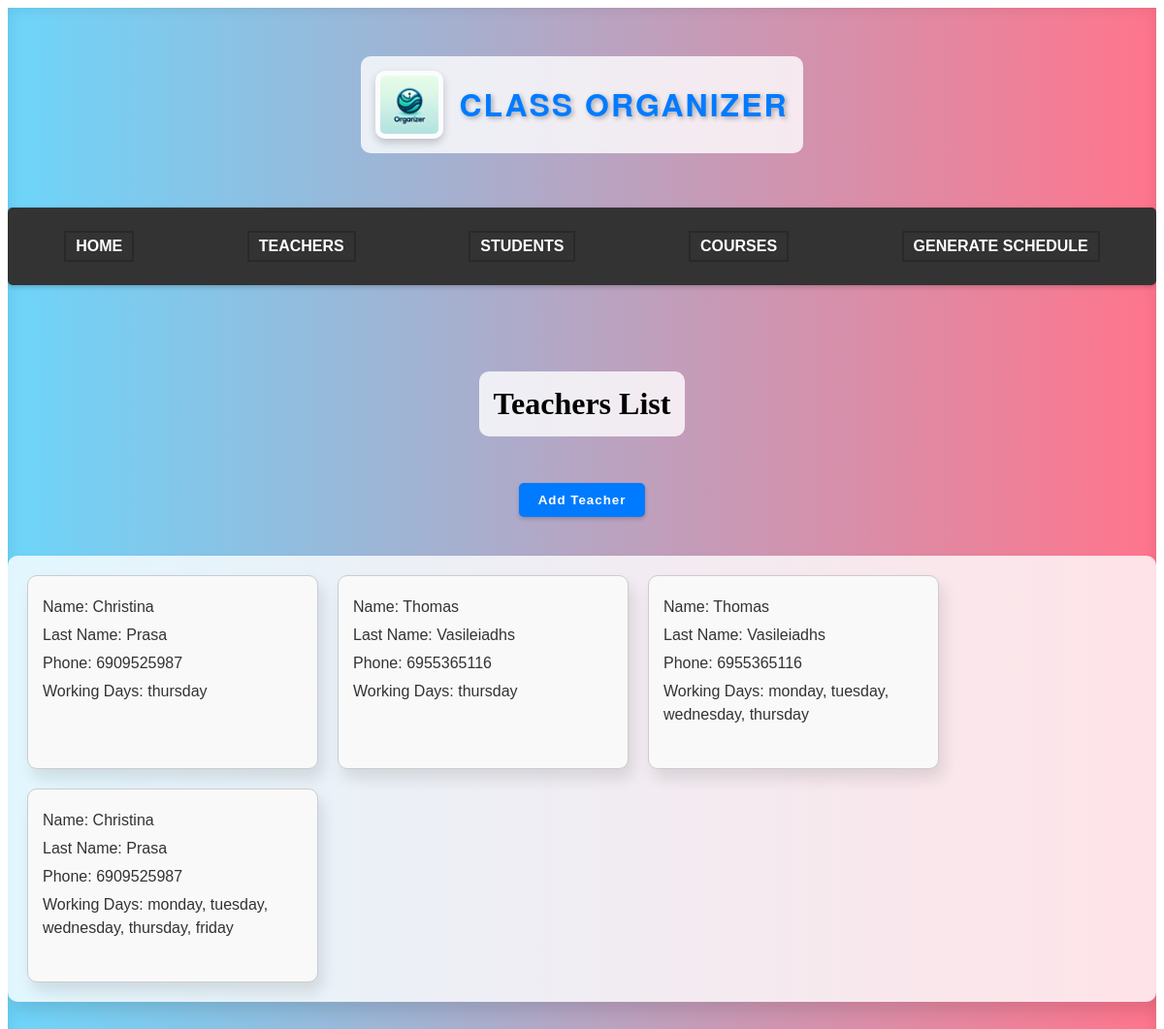
The page /classapp/teacher/ on the database as committed earlier.
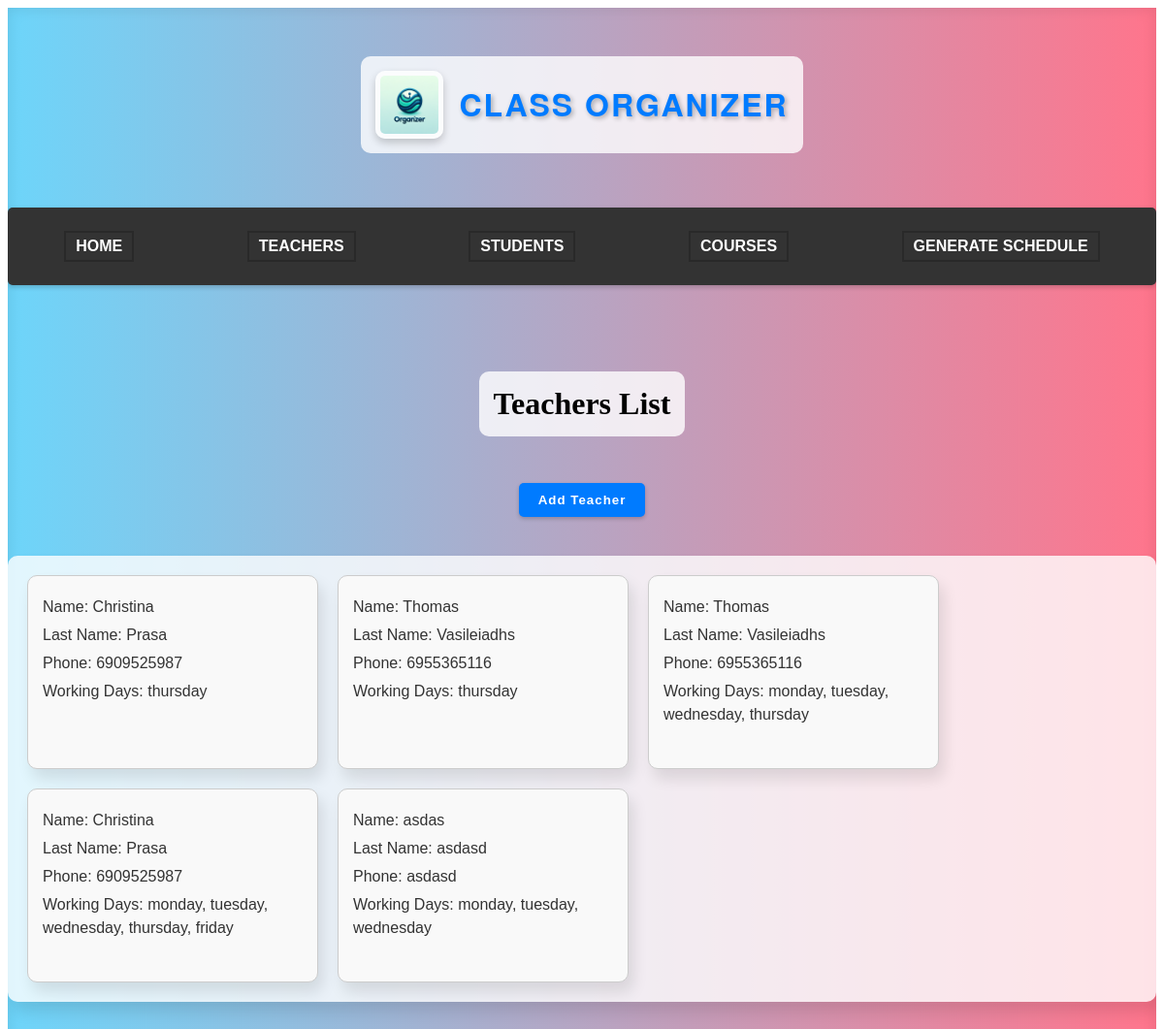
The same page on the database as committed later.
### classapp/models.py (models this page shows)
class Teacher(models.Model):
    teacher_id = models.AutoField(primary_key=True) #primary key
    name = models.CharField(max_length=50)
    last_name = models.CharField(max_length=50)
    phone = models.CharField(max_length=50)
    working_days = models.CharField(max_length=50, default='')

### classapp/views.py (the view, shortened to what this page needs)
# urls.py: path('teacher/', views.teacher, name='teacher'),
def teacher(request):
    data = Teacher.objects.all()
    context = {'data': data}
    return render(request, 'teacher.html', context)

### classapp/templates/teacher.html (shortened to what this page needs)
<!DOCTYPE html>
<html lang="en">
<head>
    {% load static %}
    <link rel="stylesheet" href=" {% static 'style.css' %} ">
</head>
<body>
    <div class="main-container">
        <header>
            <img src="{% static 'classorganizerlogo.png' %}" alt="Logo" class="logo">
            <h1 class="siteTitle">Class Organizer</h1>
        </header>
        <nav class="navbar">
            <ul class="navbar-nav">
                <li class="nav-item"><a href="{% url 'home' %}">Home</a></li>
                <li class="nav-item"><a href="{% url 'teacher' %}">Teachers</a></li>
                <li class="nav-item"><a href="{% url 'student' %}">Students</a></li>
                <li class="nav-item"><a href="{% url 'course' %}">Courses</a></li>
                <li class="nav-item"><a href="{% url 'schedule' %}">Generate Schedule</a></li>
            </ul>
        </nav>
        <h1>Teachers List</h1>
        <button class="add_teachers_btn" type="submit" onclick="window.location.href='addteacher/'">Add Teacher</button>
        <div class="students-container">
            {% for teacher in data %}
            <div class="student-box">
                <p>Name: {{ teacher.name }}</p>
                <p>Last Name: {{ teacher.last_name }}</p>
                <p>Phone: {{ teacher.phone }}</p>
                <p>Working Days: {{ teacher.working_days }}</p>
            </div>
            {% endfor %}
        </div>
</body>
</html>

Rows that differ between the two databases and show on the page:
added Teacher: name "asdas", last_name "asdasd", phone "asdasd", working_days "monday, tuesday, wednesday"
